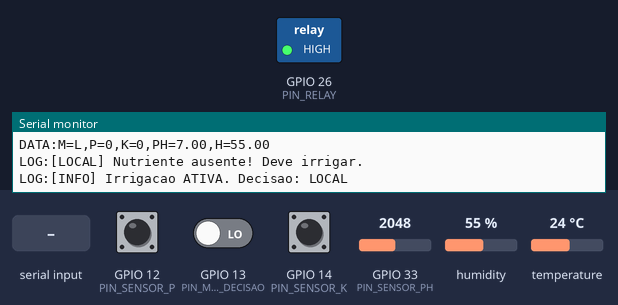
This sketch was run on a simulated ESP32. On the bench: switched loads named in the sketch (green lamp = pin HIGH), the last lines printed to the serial monitor. The test bench sets the inputs (shaded band); at power-on: humidity 55 %, GPIO 33 (PIN_SENSOR_PH) = 2048, GPIO 13 (PIN_MODO_DECISAO) LOW, GPIO 12 (PIN_SENSOR_P) LOW, GPIO 14 (PIN_SENSOR_K) LOW, temperature 24 °C.

Above: at 2.8 s.
2.9 s: humidity set to 22 %
7.5 s: GPIO 33 (PIN_SENSOR_PH) set to 2866
11.5 s: GPIO 13 (PIN_MODO_DECISAO) driven HIGH
16.5 s: "0" received over Serial
At 19.1 s:
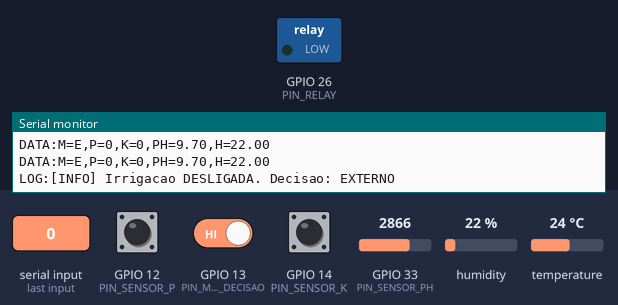
19.6 s: "1" received over Serial
At 20.9 s:
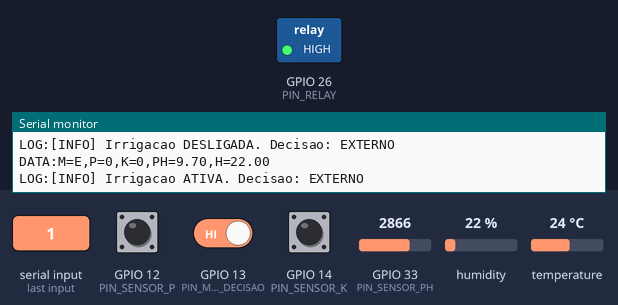
Timing chart, 0 to 22.6 s (numbered marks = the images above; inputs shaded):
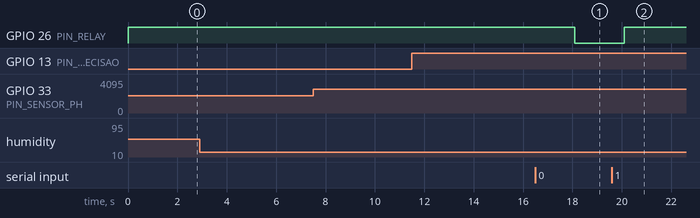

Measured:
- after the input at 16.5 s, GPIO 26 (PIN_RELAY): HIGH → LOW after 1.6 s
- after the input at 19.6 s, GPIO 26 (PIN_RELAY): LOW → HIGH after 0.51 s

The sketch:

main.ino
```cpp
#include <Arduino.h>
#include <DHT.h>

// ==== PINOS ====
#define PIN_SENSOR_P   12      // Botão para simular presença de fósforo
#define PIN_SENSOR_K   14      // Botão para simular presença de potássio
#define PIN_SENSOR_PH  33      // LDR para simular leitura de pH
#define PIN_DHT        2       // Sensor DHT22 para medir umidade
#define PIN_RELAY      26      // Relé para controlar a bomba de irrigação
#define PIN_MODO_DECISAO 13    // Slide Switch para alternar entre modos de decisão

#define DHTTYPE DHT22
DHT dht(PIN_DHT, DHTTYPE);

const float PH_MIN = 5.5;       // Limite mínimo do pH ideal
const float PH_MAX = 8.5;       // Limite máximo do pH ideal
const float UMIDADE_SOLO_MIN = 50.0; // Umidade mínima do solo em %

void setup_pinos() {
  // Configura os pinos como entrada ou saída
  pinMode(PIN_SENSOR_P, INPUT);
  pinMode(PIN_SENSOR_K, INPUT);
  pinMode(PIN_RELAY, OUTPUT);
  pinMode(PIN_MODO_DECISAO, INPUT); // Slide Switch entre GND e 3V3
}

bool ler_fosforo() {
  // Lê o estado do botão que simula a presença de fósforo
  return digitalRead(PIN_SENSOR_P) == HIGH;
}

bool ler_potassio() {
  // Lê o estado do botão que simula a presença de potássio
  return digitalRead(PIN_SENSOR_K) == HIGH;
}

float ler_ph() {
  // Lê o valor analógico do LDR e converte para um valor de pH (0-14)
  int ldrValue = analogRead(PIN_SENSOR_PH); // 0 a 4095
  return map(ldrValue, 0, 4095, 0, 140) / 10.0; // Simula pH 0-14
}

float ler_umidade_solo() {
  // Lê a umidade do solo usando o sensor DHT22
  float umidade = dht.readHumidity();
  return isnan(umidade) ? -1 : umidade; // Retorna -1 se a leitura falhar
}

void enviar_dados_serial(bool modoDecisao, bool fosforo, bool potassio, float ph, float umidade) {
  // Envia os dados dos sensores e o modo de decisão via Serial
  Serial.print("DATA:");
  Serial.print("M="); Serial.print(modoDecisao ? "E" : "L"); Serial.print(",");
  Serial.print("P="); Serial.print(fosforo ? "1" : "0"); Serial.print(",");
  Serial.print("K="); Serial.print(potassio ? "1" : "0"); Serial.print(",");
  Serial.print("PH="); Serial.print(ph, 2); Serial.print(",");
  Serial.print("H="); Serial.print(umidade, 2); Serial.println();
}

void decidir_irrigacao_externa() {
  // Aguarda comandos via Serial para ativar ou desativar a irrigação
  unsigned long t0 = millis();
  while (millis() - t0 < 1000) { // Espera até 1 segundo por um comando
    if (Serial.available()) {
      char cmd = Serial.read();
      if (cmd == '1' || cmd == '0') {
        executar_irrigacao_local(cmd == '1', true); // Executa irrigação com base no comando
      }
      break;
    }
  }
}

void decidir_irrigacao_local(bool modoDecisao, bool fosforo, bool potassio, float ph, float umidade) {
  // Decide automaticamente se deve irrigar com base nos sensores
  bool irrigar = false;
  if (umidade != -1 && umidade < UMIDADE_SOLO_MIN) {
    Serial.println("LOG:[LOCAL] Solo seco! Deve irrigar.");
    irrigar = true;
  }
  if (ph < PH_MIN || ph > PH_MAX) {
    Serial.println("LOG:[LOCAL] pH fora do ideal! Deve irrigar.");
    irrigar = true;
  }
  if (!fosforo || !potassio) {
    Serial.println("LOG:[LOCAL] Nutriente ausente! Deve irrigar.");
    irrigar = true;
  }
  executar_irrigacao_local(irrigar, false); // Executa irrigação com base na decisão
}

void executar_irrigacao_local(bool irrigar, bool modoDecisao) {
  // Liga ou desliga a bomba de irrigação e registra no log
  if (irrigar) {
    digitalWrite(PIN_RELAY, HIGH);
    Serial.print("LOG:[INFO] Irrigacao ATIVA. Decisao: "); Serial.println(modoDecisao ? "EXTERNO" : "LOCAL");
  } else {
    digitalWrite(PIN_RELAY, LOW);
    Serial.print("LOG:[INFO] Irrigacao DESLIGADA. Decisao: "); Serial.println(modoDecisao ? "EXTERNO" : "LOCAL");
  }
}

void setup() {
  // Configura o sistema e inicializa os sensores
  Serial.begin(115200);
  setup_pinos();
  dht.begin();
  digitalWrite(PIN_RELAY, LOW); // Garante que a bomba começa desligada
  Serial.println("LOG:Sistema de irrigacao iniciado!");
}

void loop() {
  // Loop principal que alterna entre os modos de decisão e coleta dados dos sensores
  bool modoDecisao = digitalRead(PIN_MODO_DECISAO) == HIGH; // Lê o estado do Slide Switch

  bool fosforo = ler_fosforo();
  bool potassio = ler_potassio();
  float ph = ler_ph();
  float umidade = ler_umidade_solo();

  enviar_dados_serial(modoDecisao, fosforo, potassio, ph, umidade); // Envia os dados via Serial

  if (modoDecisao) {
    decidir_irrigacao_externa(); // Modo de decisão externa
  } else {
    decidir_irrigacao_local(modoDecisao, fosforo, potassio, ph, umidade); // Modo de decisão local
  }

  delay(2000); // Aguarda 2 segundos antes de repetir o loop
}
```
